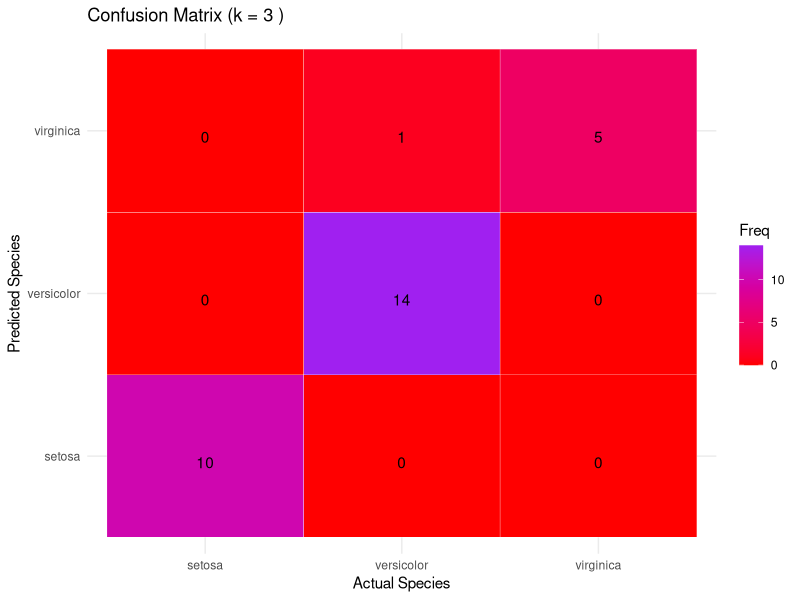
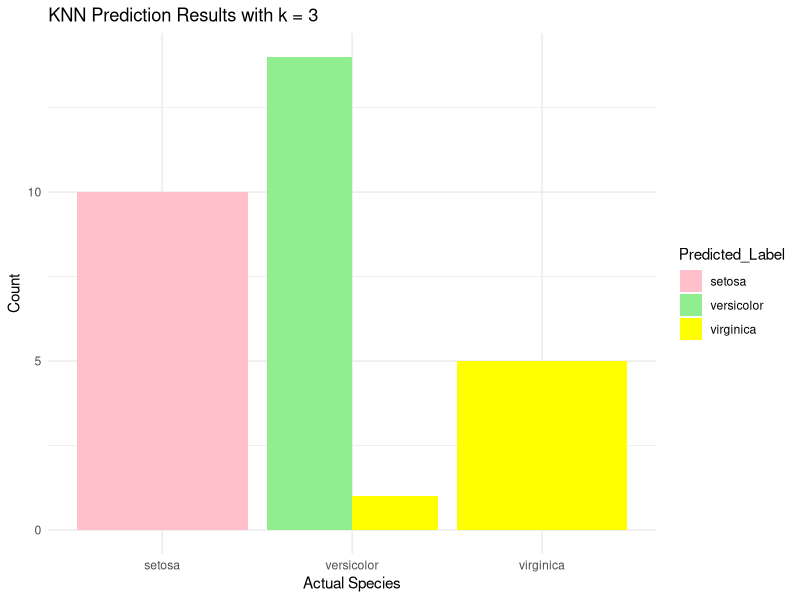

These figures' R source, in order:
# ROSHNI JOSHI - 21BDS0338
# Load necessary libraries
library(class)
library(dplyr)
library(ggplot2)
library(caret)  # For confusion matrix visualization

# Use the built-in iris dataset
data <- iris

# Display the first few rows of the dataset
head(data)

# Normalize function to scale the features between 0 and 1
normalize <- function(x) {
  return ((x - min(x)) / (max(x) - min(x)))
}

# Apply normalization only to feature columns
data_normalized <- as.data.frame(lapply(data[, 1:4], normalize))

# Add target variable back to the normalized data frame
data_normalized$Species <- data$Species

# Improved user input handling with default values
cat("Enter the value of k (e.g., 3): ")
input_k <- readline()
k <- ifelse(nzchar(input_k), as.integer(input_k), 3)  # Default to 3 if no input

cat("Enter the training data ratio (e.g., 0.8 for 80%): ")
input_ratio <- readline()
train_ratio <- ifelse(nzchar(input_ratio), as.numeric(input_ratio), 0.8)  # Default to 0.8 if no input

# Ensure valid inputs
if (is.na(k) || k <= 0) {
  k <- 3
  cat("Invalid k value, defaulting to k = 3\n")
}
if (is.na(train_ratio) || train_ratio <= 0 || train_ratio >= 1) {
  train_ratio <- 0.8
  cat("Invalid training ratio, defaulting to 0.8\n")
}

# Split dataset into training and testing sets
set.seed(123)  # For reproducibility
train_indices <- sample(1:nrow(data_normalized), train_ratio * nrow(data_normalized))
train_data <- data_normalized[train_indices, ]
test_data <- data_normalized[-train_indices, ]

# Separate features and target variables
train_features <- train_data[, -ncol(train_data)]
train_labels <- train_data$Species
test_features <- test_data[, -ncol(test_data)]
test_labels <- test_data$Species

# Apply KNN model
knn_pred <- knn(train = train_features, test = test_features, cl = train_labels, k = k)

# Model evaluation: Calculate accuracy
accuracy <- sum(knn_pred == test_labels) / length(test_labels) * 100
cat("Accuracy of the KNN model with k =", k, "is", round(accuracy, 2), "%\n")

# Create a confusion matrix
conf_matrix <- table(Predicted = knn_pred, Actual = test_labels)
cat("Confusion Matrix:\n")
print(conf_matrix)

# Visualize the confusion matrix using ggplot2 as a heatmap
conf_matrix_df <- as.data.frame(conf_matrix)
ggplot(conf_matrix_df, aes(x = Actual, y = Predicted, fill = Freq)) +
  geom_tile(color = "white") +
  scale_fill_gradient(low = "red", high = "purple") +
  geom_text(aes(label = Freq), vjust = 1) +
  labs(title = paste("Confusion Matrix (k =", k, ")"),
       x = "Actual Species",
       y = "Predicted Species") +
  theme_minimal()

# Plot the predicted vs actual values
ggplot(data.frame(Test_Label = test_labels, Predicted_Label = knn_pred), aes(x = Test_Label, fill = Predicted_Label)) +
  geom_bar(position = "dodge") +
  labs(title = paste("KNN Prediction Results with k =", k),
       x = "Actual Species",
       y = "Count") +
  scale_fill_manual(values = c("setosa" = "pink", "versicolor" = "lightgreen", "virginica" = "yellow")) +
  theme_minimal()

